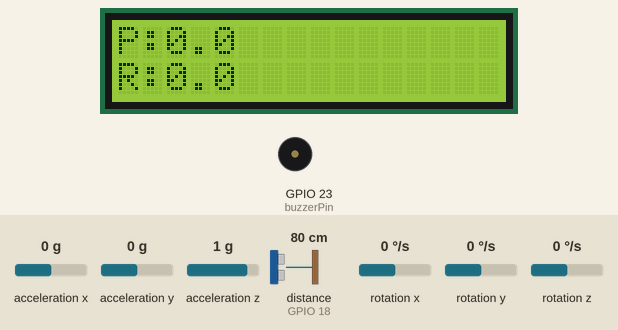
This sketch was run on a simulated ESP32. Shown: 16×2 character LCD, buzzer (waves = sounding, pin HIGH). Wiring (inferred from the names in the program): ultrasonic range finder: trigger GPIO 19; echo GPIO 18. Inputs (shaded band) come from the test bench; at power-on: acceleration y 0 g, acceleration x 0 g, acceleration z 1 g, distance to the obstacle (sensor on GPIO 18) 80 cm, rotation x 0 °/s, rotation y 0 °/s, rotation z 0 °/s. The echo pulse lasts 58.3 µs per cm; WiFi joins after 1.5 s; servers stay silent unless stated; the local clock reads 2024-03-15 10:24:30 at power-on unless the sketch sets it; EEPROM starts erased; pins used as bus, display or sensor lines are not drawn; what the sketch prints to the serial monitor is not drawn.

Above: at 4.8 s.
4.9 s: acceleration y set to -1.4 g
At 6.3 s:
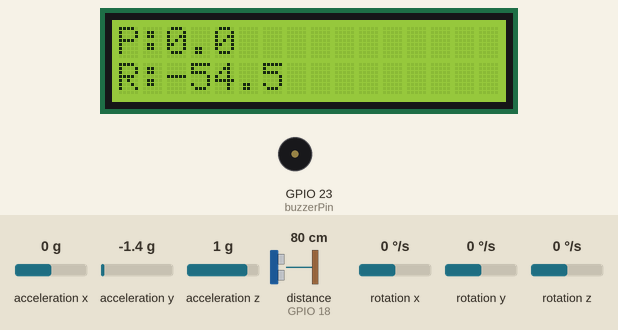
6.7 s: acceleration x set to -1.4 g
At 8.0 s:
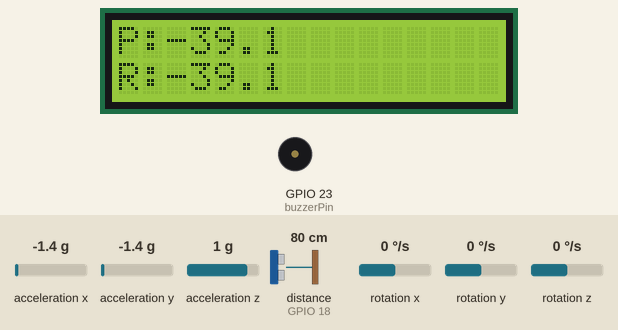
8.3 s: acceleration z set to -1.4 g
At 9.1 s:
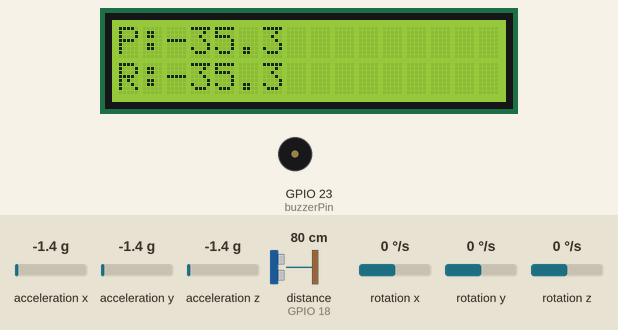
9.9 s: acceleration x set to -0.8 g
At 11.2 s:
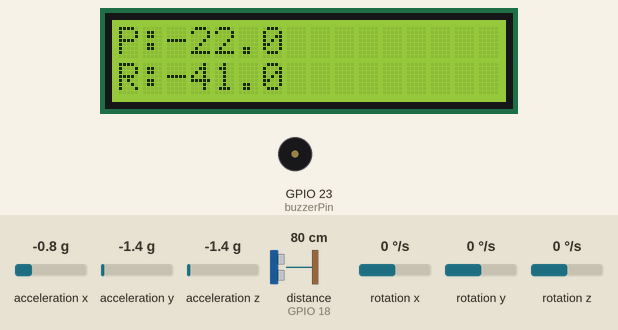
11.5 s: acceleration y set to -0.8 g
At 12.1 s:
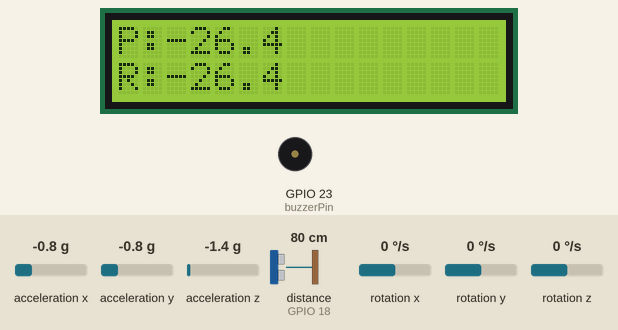
Timing chart, 0 to 14.1 s (numbered marks = the images above; inputs shaded):
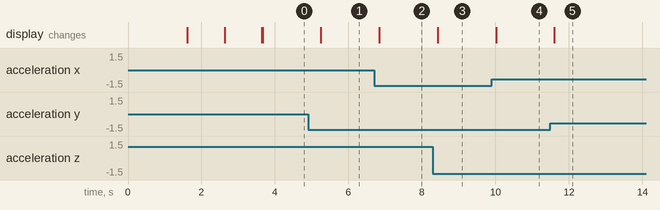

Measured:
- after the input at 4.9 s, the display: changes after 0.35 s (image 1)
- after the input at 6.7 s, the display: changes after 0.14 s (image 2)
- after the input at 8.3 s, the display: changes after 0.13 s (image 3)
- after the input at 9.9 s, the display: changes after 0.12 s (image 4)
- after the input at 11.5 s, the display: changes after 0.11 s (image 5)

The sketch:

Hardware_code.ino
```cpp
// ---------- Libraries ----------
#include <Wire.h>
#include <LiquidCrystal_I2C.h>
#include <OneWire.h>
#include <DallasTemperature.h>
#include <Adafruit_VL53L0X.h>
#include <MPU6050.h>
#include <WiFi.h>
#include <HTTPClient.h>
#include <WebServer.h>
#include <Preferences.h>
#include <ArduinoJson.h>
#include <time.h>

// =============================================
// WiFi
// =============================================
const char* ssid     = "we99";
const char* password = "01148594440Ashraf 4920041997";

// =============================================
// Firebase
// =============================================
String userId       = "m8HNuLCuGadP58dFQO5GSj4xA3N2";
String firebaseBase = "https://graduation-project-d3f62-default-rtdb.firebaseio.com/";

// =============================================
// Pins
// =============================================
#define ONE_WIRE_BUS 4
const int trigPin   = 19;
const int echoPin   = 18;
const int buzzerPin = 23;

const bool FIREBASE_ENABLED = false;

const float DRINK_PITCH_MIN  =  8.0;
const float DRINK_PITCH_MAX  = 27.0;
const float DRINK_ROLL_MAX   = 20.0;
const float SPILL_ROLL_RIGHT =  50.0;
const float SPILL_ROLL_LEFT  = -50.0;

// =============================================
// Volume settings
// =============================================
const float MAX_HEIGHT     = 20.0;   // cm
const float TOTAL_CAPACITY = 800.0;  // ml

// =============================================
// Cooldowns
// =============================================
const unsigned long DRINK_COOLDOWN = 15000;  // ms
const unsigned long SPILL_COOLDOWN =  3000;  // ms

// =============================================
// Objects
// =============================================
LiquidCrystal_I2C lcd(0x27, 16, 2);
OneWire           oneWire(ONE_WIRE_BUS);
DallasTemperature sensors(&oneWire);
Adafruit_VL53L0X  vl53;
MPU6050           mpu;
WebServer         server(80);
Preferences       prefs;

// =============================================
// State variables
// =============================================
bool  isWiFiConnected = false;
int   readingCounter  = 1;

// --- Ultrasonic ---
float filteredDistance = 0;

// --- MPU ---
int16_t ax, ay, az, gx, gy, gz;
float   pitch = 0, roll = 0;

// --- Volume ---
float currentVolume  = 0;
float previousVolume = 0;
float consumed       = 0;
bool  firstRead      = true;

// --- Timers ---
unsigned long lastDrinkTime = 0;
unsigned long lastSpillTime = 0;

// --- Status tracking ---
String previousStatus = "Remaining Water";

// =============================================
// TIME HELPERS
// =============================================
String getTimeString() {
  struct tm timeinfo;
  if (!getLocalTime(&timeinfo)) return "";
  char buffer[10];
  strftime(buffer, sizeof(buffer), "%I:%M %p", &timeinfo);
  return String(buffer);
}

String getCreatedAt() {
  time_t now;
  time(&now);
  return String((long)now) + "000";
}

// =============================================
// WIFI
// =============================================
void connectToWiFi() {
  Serial.println("Connecting to WiFi: " + String(ssid));
  lcd.setCursor(0, 0);
  lcd.print("Connecting WiFi ");

  WiFi.begin(ssid, password);

  unsigned long startTime = millis();
  while (WiFi.status() != WL_CONNECTED && millis() - startTime < 15000) {
    delay(500);
    Serial.print(".");
  }

  if (WiFi.status() == WL_CONNECTED) {
    isWiFiConnected = true;
    Serial.println("\nWiFi Connected! IP: " + WiFi.localIP().toString());
    lcd.clear(); lcd.setCursor(0, 0); lcd.print("WiFi Connected!");
  } else {
    isWiFiConnected = false;
    Serial.println("\nWiFi Failed!");
    lcd.clear(); lcd.setCursor(0, 0); lcd.print("WiFi Failed!");
  }
  delay(1000);
  lcd.clear();
}

// =============================================
// BOTTLE STATUS
// =============================================
String getBottleStatus(float pitch, float roll) {
  if (roll >= SPILL_ROLL_RIGHT) return "SPILL RIGHT";
  if (roll <= SPILL_ROLL_LEFT)  return "SPILL LEFT";

  if (pitch >= DRINK_PITCH_MIN && pitch <= DRINK_PITCH_MAX && abs(roll) < DRINK_ROLL_MAX)
    return "Drinking";

  return "Remaining Water";
}

bool isSpill(const String& status) {
  return status == "SPILL RIGHT" || status == "SPILL LEFT";
}

// =============================================
// FIREBASE SEND
// =============================================
void sendToFirebase(const String& status, float amount) {
  if (!FIREBASE_ENABLED) {
    Serial.println("[Firebase] DISABLED - " + status + " / " + String((int)amount) + " ml");
    return;
  }

  if (!isWiFiConnected) {
    Serial.println("[Firebase] No WiFi - skipped");
    return;
  }

  String readingKey = "reading" + String(readingCounter);
  String url = firebaseBase
             + "debug_users/" + userId
             + "/water_readings/"
             + readingKey + ".json";

  HTTPClient http;
  http.begin(url);
  http.addHeader("Content-Type", "application/json");

  String json = "{";
  json += "\"amount\":"    + String((int)amount) + ",";
  json += "\"createdAt\":" + getCreatedAt()       + ",";
  json += "\"status\":\""  + status              + "\",";
  json += "\"time\":\""    + getTimeString()      + "\"";
  json += "}";

  int httpCode = http.PUT(json);
  http.end();

  Serial.println("[Firebase] Key:" + readingKey + "  Status:" + status
               + "  Amount:" + String((int)amount) + "  HTTP:" + String(httpCode));

  if (httpCode == 200 || httpCode == 201) {
    readingCounter++;
    prefs.putInt("readingCnt", readingCounter);
  }
}

// =============================================
// SETUP
// =============================================
void setup() {
  Serial.begin(115200);
  Wire.begin();

  lcd.init();
  lcd.backlight();

  pinMode(trigPin,   OUTPUT);
  pinMode(echoPin,   INPUT);
  pinMode(buzzerPin, OUTPUT);

  sensors.begin();

  if (!vl53.begin()) {
    lcd.setCursor(0, 0); lcd.print("VL53 Error");
    while (1);
  }

  mpu.initialize();
  if (!mpu.testConnection()) {
    lcd.setCursor(0, 0); lcd.print("MPU Error");
    while (1);
  }

  prefs.begin("bottle", false);
  readingCounter = prefs.getInt("readingCnt", 1);

  connectToWiFi();

  if (isWiFiConnected) {
    configTime(2 * 3600, 0, "pool.ntp.org");
    struct tm timeinfo;
    int tries = 0;
    Serial.print("Waiting for NTP");
    while (!getLocalTime(&timeinfo) && tries < 10) {
      delay(500); Serial.print("."); tries++;
    }
    Serial.println(tries < 10 ? "\nTime synced!" : "\nTime sync failed");
  }

  lcd.setCursor(0, 0); lcd.print("Project Ready");
  delay(1000);
  lcd.clear();
}

// =============================================
// LOOP
// =============================================
void loop() {
  server.handleClient();

  // ---------- Ultrasonic ----------
  digitalWrite(trigPin, LOW);
  delayMicroseconds(2);
  digitalWrite(trigPin, HIGH);
  delayMicroseconds(10);
  digitalWrite(trigPin, LOW);

  long  duration    = pulseIn(echoPin, HIGH, 30000);
  float rawDistance = duration * 0.034f / 2.0f;

  if (filteredDistance == 0)
    filteredDistance = rawDistance;
  else
    filteredDistance = 0.7f * filteredDistance + 0.3f * rawDistance;

  // ---------- Volume ----------
  currentVolume = ((MAX_HEIGHT - filteredDistance) / MAX_HEIGHT) * TOTAL_CAPACITY;
  currentVolume = constrain(currentVolume, 0, TOTAL_CAPACITY);

  // ---------- MPU ----------
  mpu.getMotion6(&ax, &ay, &az, &gx, &gy, &gz);

  float ax_g = ax / 16384.0f;
  float ay_g = ay / 16384.0f;
  float az_g = az / 16384.0f;

  pitch = atan2(ax_g, sqrt(ay_g * ay_g + az_g * az_g)) * 180.0f / PI;
  roll  = atan2(ay_g, sqrt(ax_g * ax_g + az_g * az_g)) * 180.0f / PI;

  String currentStatus = getBottleStatus(pitch, roll);

  // ---------- First read ----------
  if (firstRead) {
    previousVolume = currentVolume;
    previousStatus = currentStatus;
    firstRead = false;
    return;
  }

  unsigned long now = millis();

  // =============================================
  // 1 - DRANK WATER
  // =============================================
  if (currentStatus == "Drinking" && previousStatus != "Drinking") {
    if (now - lastDrinkTime > DRINK_COOLDOWN) {

      float diff = previousVolume - currentVolume;

      if (diff <= 0) {
        Serial.println(">>> Ignored noise (negative/zero diff)");
        return;
      }

      if (diff < 5 || diff > 300) {
        Serial.println(">>> Ignored invalid drink value: " + String(diff));
        return;
      }

      consumed += diff;
      lastDrinkTime = now;

    Serial.println(">>> Drank : " + String((int)diff) + " ml");
    Serial.println(">>> Total : " + String((int)consumed) + " ml");

    sendToFirebase("Drank water", diff);
  }
}

  // =============================================
  // 2 - SPILLING
  // =============================================
  if (isSpill(currentStatus) && now - lastSpillTime > SPILL_COOLDOWN) {
    lastSpillTime = now;
    Serial.println(">>> Spilling! " + currentStatus);
    sendToFirebase("Spilling", 0);
  }

  // =============================================
  // 3 - BACK TO NORMAL after Spill
  // =============================================
  if (currentStatus == "Remaining Water" && isSpill(previousStatus)) {
    Serial.println(">>> Back to Normal");
    sendToFirebase("Remaining Water", currentVolume);
  }

  previousVolume = currentVolume;
  previousStatus = currentStatus;

  // ---------- LCD ----------
  lcd.setCursor(0, 0); lcd.print("P:" + String(pitch, 1) + "   ");
  lcd.setCursor(0, 1); lcd.print("R:" + String(roll,  1) + "   ");

  // ---------- Serial ----------
  Serial.println("------");
  Serial.print("Pitch  : "); Serial.println(pitch);
  Serial.print("Roll   : "); Serial.println(roll);
  Serial.print("Status : "); Serial.println(currentStatus);
  Serial.print("Volume : "); Serial.println(currentVolume);

  delay(500);
}
```
